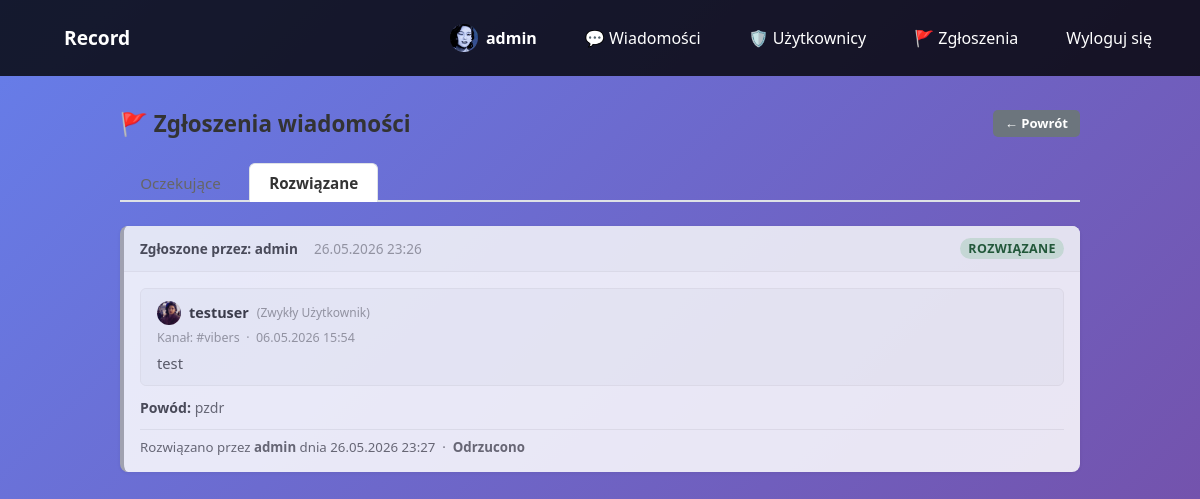
Page /reports/?tab=resolved (signed in) on the committed database.
### record_app/models.py (models this page shows, shortened)
class User(AbstractUser):
    ROLE_CHOICES = [
        ('user', 'Zwykły Użytkownik'),
        ('moderator', 'Moderator'),
        ('admin', 'Administrator'),
    ]
    role = models.CharField(
        max_length=10,
        choices=ROLE_CHOICES,
        default='user'
    )
    is_banned = models.BooleanField(default=False)
    description = models.TextField(blank=True, null=True)
    avatar = models.ImageField(upload_to='avatars/', blank=True, null=True)
    @property
    def avatar_url(self):
        if self.avatar:
            return self.avatar.url
        return f'{settings.MEDIA_URL}avatars/default_pfp.jpg'
    class Meta:
        verbose_name = 'Użytkownik'
        verbose_name_plural = 'Użytkownicy'

class Report(models.Model):
    STATUS_CHOICES = [
        ('pending', 'Oczekujące'),
        ('resolved', 'Rozwiązane'),
    ]
    ACTION_CHOICES = [
        ('delete_message', 'Usunięto wiadomość'),
        ('ban_user', 'Zablokowano użytkownika'),
        ('dismissed', 'Odrzucono'),
    ]
    message = models.ForeignKey(Message, on_delete=models.SET_NULL, null=True, blank=True, related_name='reports')
    message_author = models.ForeignKey(User, on_delete=models.SET_NULL, null=True, blank=True, related_name='received_reports')
    message_preview = models.TextField(blank=True)
    reported_by = models.ForeignKey(User, on_delete=models.SET_NULL, null=True, blank=True, related_name='submitted_reports')
    reason = models.TextField(blank=True)
    created_at = models.DateTimeField(auto_now_add=True)
    status = models.CharField(max_length=10, choices=STATUS_CHOICES, default='pending')
    resolved_by = models.ForeignKey(User, on_delete=models.SET_NULL, null=True, blank=True, related_name='resolved_reports')
    resolved_at = models.DateTimeField(null=True, blank=True)
    action_taken = models.CharField(max_length=20, choices=ACTION_CHOICES, blank=True)
    class Meta:
        verbose_name = 'Zgłoszenie'
        verbose_name_plural = 'Zgłoszenia'
        ordering = ['-created_at']
        unique_together = ('message', 'reported_by')

class Message(models.Model):
    channel = models.ForeignKey(Channel, on_delete=models.CASCADE, related_name='messages')
    author = models.ForeignKey(User, on_delete=models.CASCADE, related_name='messages')
    content = models.TextField()
    image = models.ImageField(upload_to='messages/', blank=True, null=True)
    audio = models.FileField(upload_to='messages_audio/', blank=True, null=True)
    created_at = models.DateTimeField(auto_now_add=True)
    updated_at = models.DateTimeField(auto_now=True)
    class Meta:
        verbose_name = 'Wiadomość'
        verbose_name_plural = 'Wiadomości'
        ordering = ['created_at']

class Channel(models.Model):
    CHANNEL_TYPE_CHOICES = [
        ('text', 'Kanał tekstowy'),
        ('voice', 'Kanał głosowy'),
    ]
    name = models.CharField(max_length=100)
    description = models.TextField(blank=True, null=True)
    channel_type = models.CharField(
        max_length=10,
        choices=CHANNEL_TYPE_CHOICES,
        default='text'
    )
    is_public = models.BooleanField(default=True)
    created_by = models.ForeignKey(User, on_delete=models.CASCADE, related_name='created_channels')
    created_at = models.DateTimeField(auto_now_add=True)
    updated_at = models.DateTimeField(auto_now=True)
    class Meta:
        verbose_name = 'Kanał'
        verbose_name_plural = 'Kanały'
        ordering = ['created_at']

### record_app/views.py (the view)
# urls.py: path('reports/', views.reports_list_view, name='reports_list'),
@login_required(login_url='login')
def reports_list_view(request):
    if request.user.role not in ['admin', 'moderator']:
        messages.error(request, "Nie masz uprawnień.")
        return redirect('home')
    tab = request.GET.get('tab', 'pending')
    if tab == 'resolved':
        reports = Report.objects.filter(status='resolved').select_related(
            'message', 'message__channel', 'message_author', 'reported_by', 'resolved_by'
        )
    else:
        tab = 'pending'
        reports = Report.objects.filter(status='pending').select_related(
            'message', 'message__channel', 'message_author', 'reported_by'
        )
    return render(request, 'record_app/reports.html', {
        'reports': reports,
        'tab': tab,
    })

### record_app/context_processors.py (called while the page is built)
def pending_reports(request):
    if request.user.is_authenticated and request.user.role in ('admin', 'moderator'):
        count = Report.objects.filter(status='pending').count()
        return {'pending_reports_count': count}
    return {'pending_reports_count': 0}

### record_app/templates/record_app/reports.html (shortened to what this page needs)
{% extends "record_app/base.html" %}
{% load static %}
{% block extra_css %}
<link rel="stylesheet" href="{% static 'css/reports.css' %}">
{% endblock %}
{% block content %}
<div class="reports-wrapper">
    <div class="reports-content">
        <div class="reports-header">
            <h2>🚩 Zgłoszenia wiadomości</h2>
            <a href="{% url 'home' %}" class="btn btn-secondary btn-sm">← Powrót</a>
        </div>
        <div class="reports-tabs">
            <a href="?tab=pending" class="reports-tab {% if tab == 'pending' %}active{% endif %}">
                Oczekujące
            </a>
            <a href="?tab=resolved" class="reports-tab {% if tab == 'resolved' %}active{% endif %}">
                Rozwiązane
            </a>
        </div>
        {% if reports %}
        <div class="report-list">
            {% for report in reports %}
            <div class="report-card {% if report.status == 'resolved' %}resolved{% endif %}">
                <div class="report-card-header">
                    <div class="report-meta">
                        <span class="report-reporter">
                            Zgłoszone przez: {{ report.reported_by.username|default:"(usunięty)" }}
                        </span>
                        <span class="report-date">{{ report.created_at|date:"d.m.Y H:i" }}</span>
                    </div>
                    <span class="report-status-badge {% if report.status == 'pending' %}report-status-pending{% else %}report-status-resolved{% endif %}">
                        {% if report.status == 'pending' %}Oczekujące{% else %}Rozwiązane{% endif %}
                    </span>
                </div>
                <div class="report-card-body">
                    <div class="report-message-box">
                        <div class="report-message-author">
                            {% if report.message_author %}
                            <img src="{{ report.message_author.avatar_url }}" alt="{{ report.message_author.username }}" width="24" height="24">
                            {{ report.message_author.username }}
                            <small style="color:#999;font-weight:400;">({{ report.message_author.get_role_display }})</small>
                            {% else %}
                            <span style="color:#aaa;">(usunięty użytkownik)</span>
                            {% endif %}
                        </div>
                        {% if report.message %}
                        <div class="report-message-channel">
                            Kanał: #{{ report.message.channel.name }}
                            &nbsp;·&nbsp; {{ report.message.created_at|date:"d.m.Y H:i" }}
                        </div>
                        {% if report.message.content %}
                        <div class="report-message-content">{{ report.message.content }}</div>
                        {% endif %}
                        {% endif %}
                    </div>
                    {% if report.reason %}
                    <div class="report-reason">
                        <span class="report-reason-label">Powód:</span> {{ report.reason }}
                    </div>
                    {% else %}
                    <div class="report-reason" style="color:#bbb;">Brak podanego powodu.</div>
                    {% endif %}
                    {% if report.status == 'pending' %}
                    <div class="report-actions">
                        {% if report.message %}
                        <form method="post" action="{% url 'resolve_report' report.id %}"
                              onsubmit="return confirm('Usunąć tę wiadomość i zamknąć zgłoszenie?');">
                            {% csrf_token %}
                            <input type="hidden" name="action" value="delete_message">
                            <button type="submit" class="btn btn-danger btn-sm">🗑️ Usuń wiadomość</button>
                        </form>
                        {% endif %}
                        {% if report.message_author and not report.message_author.is_banned %}
                        {% if report.message_author.role != 'admin' %}
                        {% if request.user.role == 'admin' or report.message_author.role == 'user' %}
                        <form method="post" action="{% url 'resolve_report' report.id %}"
                              onsubmit="return confirm('Zablokować użytkownika {{ report.message_author.username|default:'' }} i zamknąć zgłoszenie?');">
                            {% csrf_token %}
                            <input type="hidden" name="action" value="ban_user">
                            <button type="submit" class="btn btn-warning btn-sm">🔨 Zablokuj użytkownika</button>
                        </form>
                        {% endif %}
                        {% endif %}
                        {% endif %}
                        <form method="post" action="{% url 'resolve_report' report.id %}">
                            {% csrf_token %}
                            <input type="hidden" name="action" value="dismiss">
                            <button type="submit" class="btn btn-success btn-sm">✓ Odrzuć zgłoszenie</button>
                        </form>
                    </div>
                    {% else %}
                    <div class="report-resolution">
                        Rozwiązano przez <strong>{{ report.resolved_by.username|default:"?" }}</strong>
                        dnia {{ report.resolved_at|date:"d.m.Y H:i" }}
                        &nbsp;·&nbsp;
                        <strong>{{ report.get_action_taken_display }}</strong>
                    </div>
                    {% endif %}
                </div>
            </div>
            {% endfor %}
        </div>
        {% endif %}
    </div>
</div>
{% endblock %}

### record_app/templates/record_app/base.html (shortened to what this page needs)
{% load static %}
<!DOCTYPE html>
<html lang="pl">
<head>
    <link rel="stylesheet" href="{% static 'css/style.css' %}">
    {% block extra_css %}{% endblock %}
</head>
<body>
    <nav>
        <div>
            <a href="{% url 'home' %}" style="font-weight: bold; font-size: 1.2rem;">Record</a>
        </div>
        <div>
            {% if user.is_authenticated %}
                <a href="{% url 'profile' %}" class="nav-avatar-wrap">
                    <img src="{{ user.avatar_url }}" alt="{{ user.username }}" class="avatar avatar-sm">
                    <strong>{{ user.username }}</strong>
                </a>
                <a href="{% url 'private_conversations' %}">💬 Wiadomości</a>
                {% if user.role == 'admin' or user.role == 'moderator' %}
                <a href="{% url 'user_list' %}">🛡️ Użytkownicy</a>
                <a href="{% url 'reports_list' %}" class="nav-reports-link">
                    🚩 Zgłoszenia
                </a>
                {% endif %}
                <a href="{% url 'logout' %}">Wyloguj się</a>
            {% else %}
                <a href="{% url 'login' %}">Logowanie</a>
                <a href="{% url 'register' %}">Rejestracja</a>
            {% endif %}
        </div>
    </nav>
    <div class="content-area">
        {% block content %}
        {% endblock %}
    </div>
</body>
</html>

### record_app/static/css/style.css (style rules this page uses)
* { margin: 0; padding: 0; box-sizing: border-box; }
body { font-family: 'Segoe UI', Tahoma, Geneva, Verdana, sans-serif; background: linear-gradient(135deg, #667eea 0%, #764ba2 100%); height: 100vh; overflow: hidden; display: flex; flex-direction: column; }
.content-area { flex: 1; overflow: hidden; display: flex; flex-direction: column; min-height: 0; }
nav { background: rgba(0, 0, 0, 0.8); padding: 1rem 2rem; display: flex; justify-content: space-between; align-items: center; color: white; }
nav > div { display: flex; align-items: center; }
nav a, nav button { color: white; text-decoration: none; margin-left: 1rem; cursor: pointer; background: none; border: none; font-size: 1rem; padding: 0.5rem 1rem; border-radius: 4px; transition: background 0.3s; line-height: 1; }
.nav-reports-link { position: relative; display: inline-flex; align-items: center; gap: 0.3rem; }
.avatar { border-radius: 50%; object-fit: cover; flex-shrink: 0; display: inline-block; }
.avatar-sm, .avatar-placeholder-sm { width: 28px; height: 28px; font-size: 11px; }
.nav-avatar-wrap { display: inline-flex; align-items: center; gap: 8px; color: white; text-decoration: none; white-space: nowrap; }
.btn { width: 100%; padding: 0.75rem; background: linear-gradient(135deg, #667eea 0%, #764ba2 100%); color: white; border: none; border-radius: 6px; font-size: 1rem; font-weight: 600; cursor: pointer; transition: transform 0.2s, box-shadow 0.2s; }

### record_app/static/css/reports.css (style rules this page uses)
.reports-wrapper { flex: 1; overflow-y: auto; padding: 2rem; }
.reports-content { max-width: 960px; margin: 0 auto; }
.reports-header { display: flex; align-items: center; justify-content: space-between; margin-bottom: 1.5rem; }
.reports-header h2 { margin: 0; color: #333; font-size: 1.4rem; }
.reports-tabs { display: flex; gap: 0.5rem; margin-bottom: 1.5rem; border-bottom: 2px solid #dee2e6; padding-bottom: 0; }
.reports-tab { padding: 0.55rem 1.2rem; border-radius: 6px 6px 0 0; border: 1px solid transparent; border-bottom: none; background: none; color: #666; cursor: pointer; font-size: 0.95rem; text-decoration: none; display: inline-flex; align-items: center; gap: 0.4rem; margin-bottom: -2px; transition: background 0.15s, color 0.15s; }
.reports-tab.active { background: white; color: #333; border-color: #dee2e6; font-weight: 600; }
.report-list { display: flex; flex-direction: column; gap: 1rem; }
.report-card { background: white; border-radius: 8px; box-shadow: 0 1px 4px rgba(0, 0, 0, 0.08); overflow: hidden; border-left: 4px solid #e53935; }
.report-card.resolved { border-left-color: #aaa; opacity: 0.85; }
.report-card-header { display: flex; align-items: center; justify-content: space-between; padding: 0.75rem 1rem; background: #f8f9fa; border-bottom: 1px solid #eee; font-size: 0.85rem; color: #666; gap: 1rem; flex-wrap: wrap; }
.report-meta { display: flex; align-items: center; gap: 1rem; flex-wrap: wrap; }
.report-reporter { font-weight: 600; color: #444; }
.report-date { color: #999; }
.report-status-badge { font-size: 0.78rem; font-weight: 700; padding: 2px 8px; border-radius: 99px; text-transform: uppercase; letter-spacing: 0.4px; }
.report-status-resolved { background: #d4edda; color: #155724; }
.report-card-body { padding: 1rem; }
.report-message-box { background: #f8f9fa; border-radius: 6px; padding: 0.75rem 1rem; margin-bottom: 0.75rem; border: 1px solid #eee; }
.report-message-author { font-weight: 700; color: #333; font-size: 0.9rem; margin-bottom: 0.3rem; display: flex; align-items: center; gap: 0.5rem; }
.report-message-author img { border-radius: 50%; object-fit: cover; }
.report-message-channel { font-size: 0.78rem; color: #999; margin-bottom: 0.4rem; }
.report-message-content { color: #555; font-size: 0.92rem; word-break: break-word; white-space: pre-wrap; }
.report-reason { font-size: 0.88rem; color: #666; margin-bottom: 0.75rem; }
.report-reason-label { font-weight: 600; color: #444; }
.report-resolution { font-size: 0.83rem; color: #666; margin-top: 0.5rem; padding-top: 0.5rem; border-top: 1px solid #eee; }
.btn { display: inline-flex; align-items: center; gap: 0.3rem; width: auto; padding: 0.5rem 1.1rem; border-radius: 5px; border: none; cursor: pointer; font-size: 0.9rem; font-weight: 600; color: white; background: #6c757d; text-decoration: none; transition: background 0.15s, transform 0.1s, box-shadow 0.15s; line-height: 1.2; }
.btn-sm { padding: 0.35rem 0.75rem; font-size: 0.82rem; }
.btn-secondary { background: #6c757d; color: white; }

### rows in the picture
User: username "admin"
Report: reported_by.username "admin", created_at "26.05.2026 23:26", status "ROZWIĄZANE", message_author.avatar_url (picture), message_author.username "testuser", message_author.role "Zwykły Użytkownik", message.channel.name "vibers", message.created_at "06.05.2026 15:54", message.content "test", reason "pzdr", resolved_by.username "admin", resolved_at "26.05.2026 23:27", action_taken "Odrzucono"
